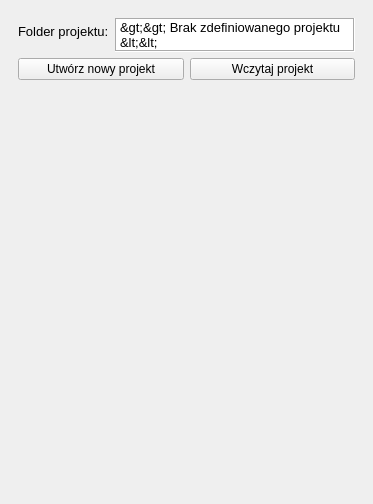
<?xml version="1.0" encoding="UTF-8"?>
<ui version="4.0">
 <class>WellMatchingDockWidgetBase</class>
 <widget class="QDockWidget" name="WellMatchingDockWidgetBase">
  <property name="geometry">
   <rect>
    <x>0</x>
    <y>0</y>
    <width>373</width>
    <height>504</height>
   </rect>
  </property>
  <property name="windowTitle">
   <string>Well Matching</string>
  </property>
  <widget class="QWidget" name="dockWidgetContents">
   <layout class="QVBoxLayout" name="verticalLayout_3">
    <item>
     <widget class="QScrollArea" name="scrollArea">
      <property name="frameShape">
       <enum>QFrame::NoFrame</enum>
      </property>
      <property name="frameShadow">
       <enum>QFrame::Plain</enum>
      </property>
      <property name="widgetResizable">
       <bool>true</bool>
      </property>
      <widget class="QWidget" name="scrollAreaWidgetContents">
       <property name="geometry">
        <rect>
         <x>0</x>
         <y>0</y>
         <width>355</width>
         <height>464</height>
        </rect>
       </property>
       <layout class="QVBoxLayout" name="verticalLayout">
        <item>
         <layout class="QFormLayout" name="flay_path">
          <item row="0" column="0">
           <widget class="QLabel" name="l_path_title">
            <property name="font">
             <font>
              <pointsize>10</pointsize>
             </font>
            </property>
            <property name="text">
             <string>Folder projektu:</string>
            </property>
           </widget>
          </item>
          <item row="0" column="1">
           <widget class="QLabel" name="l_path_content">
            <property name="font">
             <font>
              <pointsize>10</pointsize>
             </font>
            </property>
            <property name="autoFillBackground">
             <bool>false</bool>
            </property>
            <property name="styleSheet">
             <string notr="true">QLabel { background-color : white; color : black; }</string>
            </property>
            <property name="frameShape">
             <enum>QFrame::Box</enum>
            </property>
            <property name="frameShadow">
             <enum>QFrame::Sunken</enum>
            </property>
            <property name="text">
             <string>&gt;&gt; Brak zdefiniowanego projektu &lt;&lt;</string>
            </property>
            <property name="textFormat">
             <enum>Qt::PlainText</enum>
            </property>
            <property name="scaledContents">
             <bool>false</bool>
            </property>
            <property name="wordWrap">
             <bool>true</bool>
            </property>
           </widget>
          </item>
         </layout>
        </item>
        <item>
         <layout class="QHBoxLayout" name="hlay_prj">
          <item>
           <widget class="QPushButton" name="btn_new_prj">
            <property name="text">
             <string>Utwórz nowy projekt</string>
            </property>
           </widget>
          </item>
          <item>
           <widget class="QPushButton" name="btn_open_prj">
            <property name="text">
             <string>Wczytaj projekt</string>
            </property>
           </widget>
          </item>
         </layout>
        </item>
        <item>
         <spacer name="verticalSpacer">
          <property name="orientation">
           <enum>Qt::Vertical</enum>
          </property>
          <property name="sizeHint" stdset="0">
           <size>
            <width>20</width>
            <height>40</height>
           </size>
          </property>
         </spacer>
        </item>
       </layout>
      </widget>
     </widget>
    </item>
   </layout>
  </widget>
 </widget>
 <resources/>
 <connections/>
</ui>
